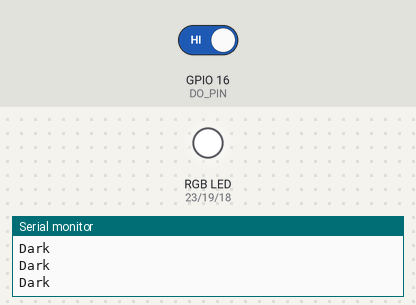
This sketch was run on a simulated ESP32. On the bench: an RGB LED mixed from three pins (HIGH = lit), the last lines printed to the serial monitor. Inputs (shaded band) come from the test bench; at power-on: GPIO 16 (DO_PIN) HIGH.

Above: at 1.2 s.
1.3 s: GPIO 16 (DO_PIN) driven LOW
At 1.7 s:
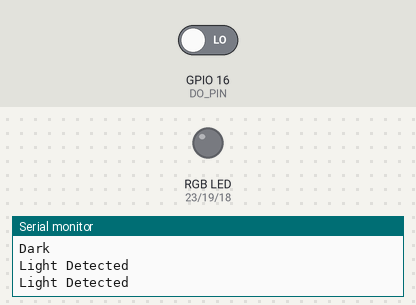
2.9 s: GPIO 16 (DO_PIN) driven HIGH
At 4.1 s:
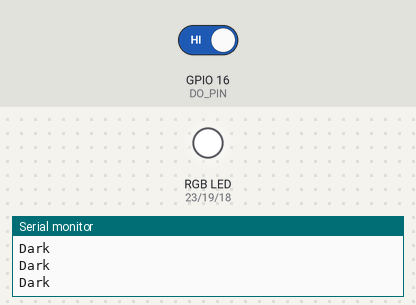
Timing chart, 0 to 5.9 s (numbered marks = the images above; inputs shaded):
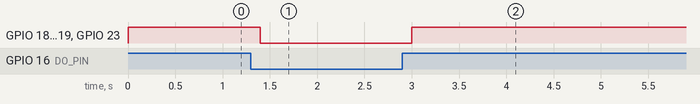

The sketch:

LightSensor_LedRGB.ino
```cpp
/*=========================================================
  Wemos D1 ESP32 + RGB LED 4 chân + Light Sensor
=========================================================*/

/* Light Sensor */
#define DO_PIN      16

/* RGB LED */
#define RED_PIN     23
#define GREEN_PIN   19
#define BLUE_PIN    18

/*=========================================================*/

void initSensor();
bool readDO();

void initRGBLed();
void setRGB(bool r, bool g, bool b);

/*=========================================================*/

void setup()
{
    Serial.begin(115200);

    initSensor();
    initRGBLed();
}

/*=========================================================*/

void loop()
{
    bool light = readDO();

    if (light)
    {
        Serial.println("Light Detected");

        // LED màu xanh lá
        setRGB(LOW, LOW, LOW);
    }
    else
    {
        Serial.println("Dark");

        // LED màu đỏ
        setRGB(HIGH, HIGH, HIGH);
    }

    delay(200);
}

/*=========================================================
                      LIGHT SENSOR
=========================================================*/

void initSensor()
{
    pinMode(DO_PIN, INPUT);
}

bool readDO()
{
    int value = digitalRead(DO_PIN);

    // LM393:
    // 0 = Có ánh sáng
    // 1 = Tối

    if(value == LOW)
        return true;
    else
        return false;
}

/*=========================================================
                        RGB LED
=========================================================*/

void initRGBLed()
{
    pinMode(RED_PIN, OUTPUT);
    pinMode(GREEN_PIN, OUTPUT);
    pinMode(BLUE_PIN, OUTPUT);

    setRGB(LOW, LOW, LOW);
}

void setRGB(bool r, bool g, bool b)
{
    digitalWrite(RED_PIN, r);
    digitalWrite(GREEN_PIN, g);
    digitalWrite(BLUE_PIN, b);
}
```

Measured:
- after the input at 1.3 s, GPIO 18 (BLUE_PIN), GPIO 19 (GREEN_PIN), GPIO 23 (RED_PIN): HIGH → LOW after 0.10 s
- after the input at 2.9 s, GPIO 18 (BLUE_PIN), GPIO 19 (GREEN_PIN), GPIO 23 (RED_PIN): LOW → HIGH after 0.10 s
